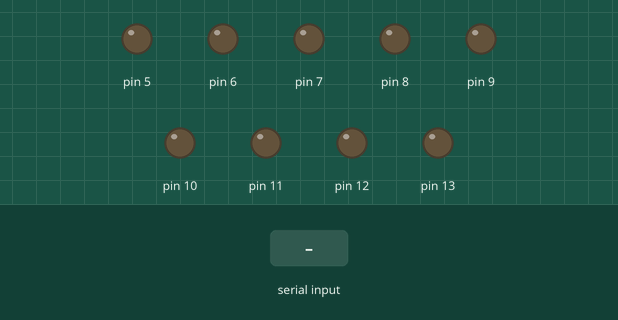
The sketch below on a simulated Arduino Uno, built with avr-gcc and run on an emulated ATmega328P. On the bench: output pins drawn as LEDs (lit = HIGH). The test bench sets the inputs (shaded band).

Above: at 1.2 s.
1.3 s: "1" received over Serial
At 1.35 s:
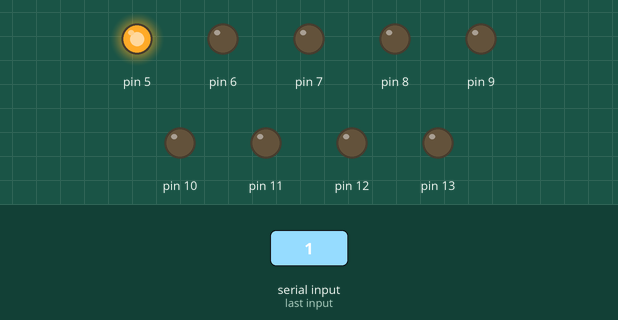
2.9 s: "2" received over Serial
At 2.95 s:
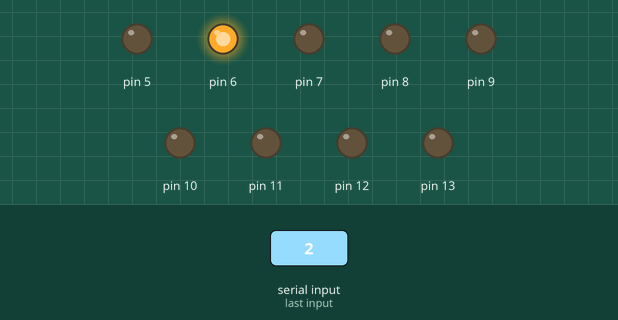
4.5 s: "3" received over Serial
At 4.55 s:
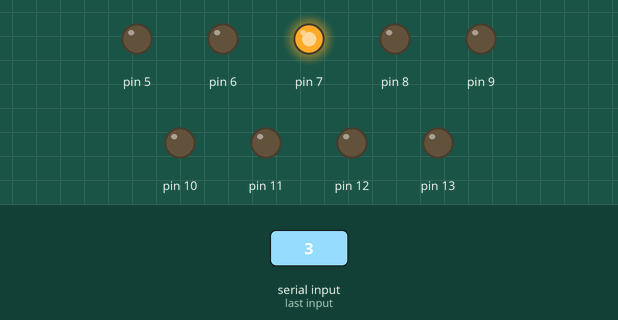
6.1 s: "4" received over Serial
At 6.15 s:
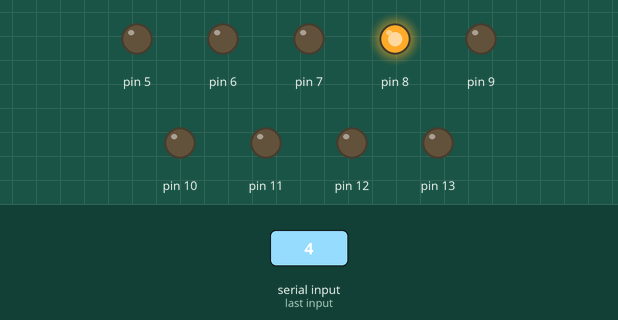
7.7 s: "5" received over Serial
At 7.75 s:
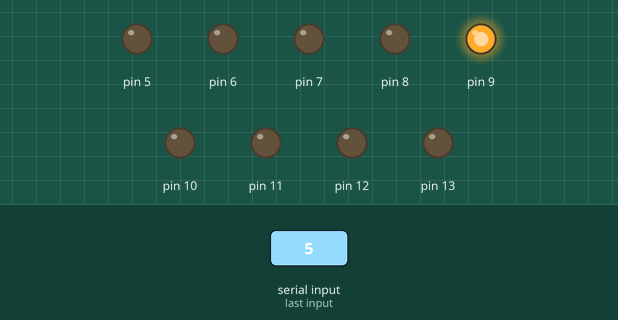
9.3 s: "6" received over Serial
At 9.35 s:
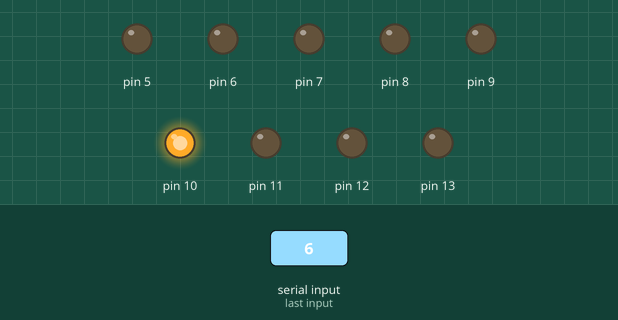
Timing chart, 0 to 11.9 s (numbered marks = the images above; inputs shaded):
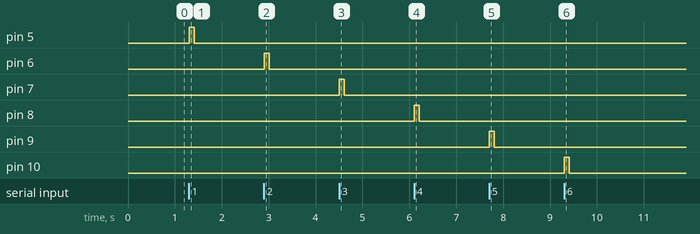

The sketch:

arduino_ile_c__led_yakma.ino
```cpp
int beklemesuresi=110;
void setup() {
  // put your setup code here, to run once:
pinMode(5,OUTPUT);
pinMode(6,OUTPUT);
pinMode(7,OUTPUT);
pinMode(8,OUTPUT);
pinMode(9,OUTPUT);
pinMode(10,OUTPUT);
pinMode(11,OUTPUT);
pinMode(12,OUTPUT);
pinMode(13,OUTPUT);

Serial.begin(9600);
}

void loop() {
  // put your main code here, to run repeatedly:
if(Serial.available())
{
  int a=Serial.read();
  if(a=='1')
  {
    digitalWrite(5,HIGH);
    delay(beklemesuresi);
    digitalWrite(5,LOW);
  }
  else if(a=='2')
  {
    digitalWrite(6,HIGH);
    delay(beklemesuresi);
    digitalWrite(6,LOW);
  }
  else if(a=='3')
  {
    digitalWrite(7,HIGH);
    delay(beklemesuresi);
    digitalWrite(7,LOW);
  }
  else if(a=='4')
  {
    digitalWrite(8,HIGH);
    delay(beklemesuresi);
    digitalWrite(8,LOW);
  }
  else if(a=='5')
  {
    digitalWrite(9,HIGH);
    delay(beklemesuresi);
    digitalWrite(9,LOW);
  }
  else if(a=='6')
  {
    digitalWrite(10,HIGH);
    delay(beklemesuresi);
    digitalWrite(10,LOW);
  }
  else if(a=='7')
  {
    digitalWrite(11,HIGH);
    delay(beklemesuresi);
    digitalWrite(11,LOW);
  }
  else if(a=='8')
  {
    digitalWrite(12,HIGH);
    delay(beklemesuresi);
    digitalWrite(12,LOW);
  }
  else if(a=='9')
  {
    digitalWrite(13,HIGH);
    delay(beklemesuresi);
    digitalWrite(13,LOW);
  }
}
}
```

Measured:
- after the input at 1.3 s, pin 5: LOW → HIGH at once, → LOW 0.11 s later
- after the input at 2.9 s, pin 6: LOW → HIGH at once, → LOW 0.11 s later
- after the input at 4.5 s, pin 7: LOW → HIGH at once, → LOW 0.11 s later
- after the input at 6.1 s, pin 8: LOW → HIGH at once, → LOW 0.11 s later
- after the input at 7.7 s, pin 9: LOW → HIGH at once, → LOW 0.11 s later
- after the input at 9.3 s, pin 10: LOW → HIGH at once, → LOW 0.11 s later
